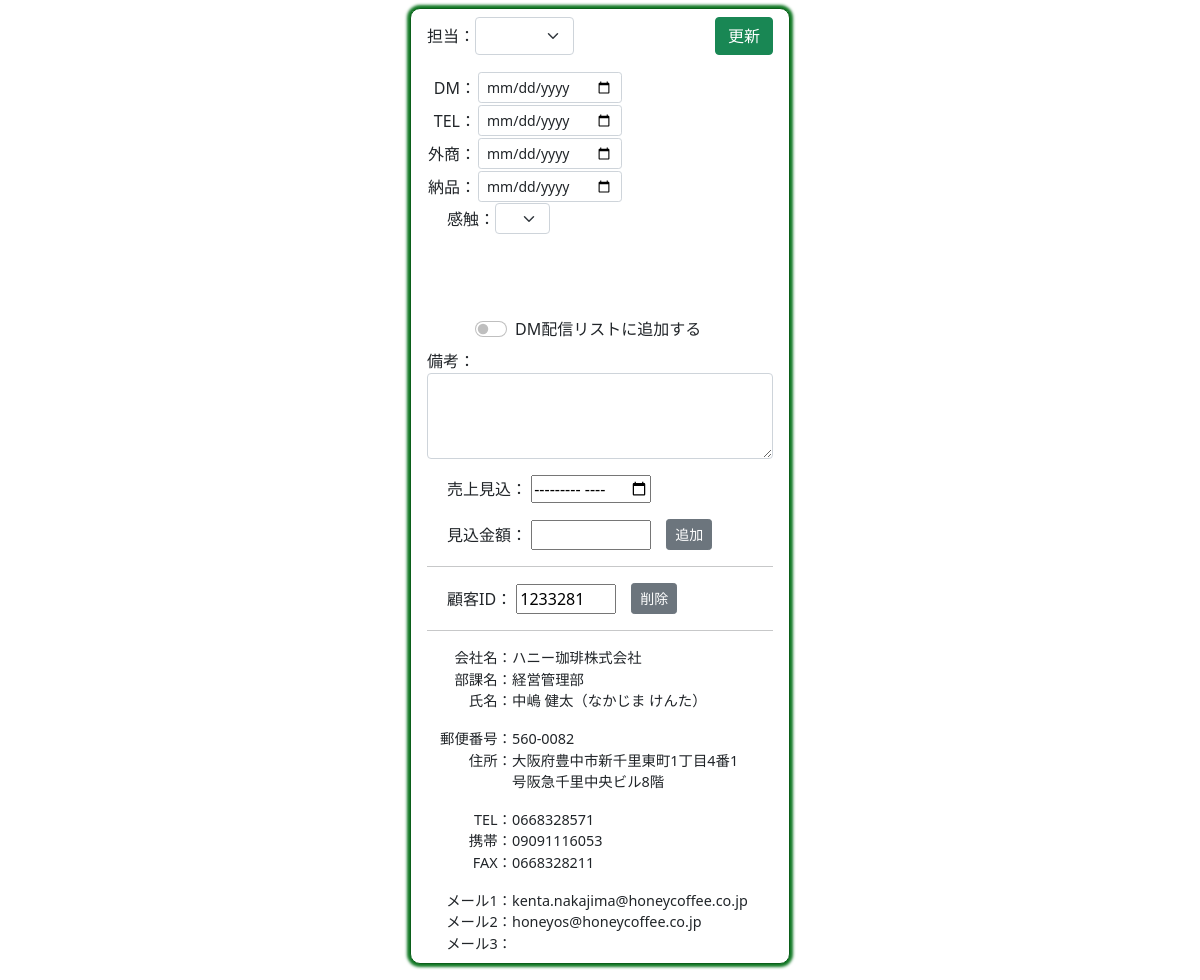
Screenshot of /right/1978/ with the database file from the repository.
### houjin/models.py (models this page shows, shortened)
class Customer(models.Model):
    cus_id=models.CharField("顧客ID",max_length=10,null=True,blank=True)
    sei=models.CharField("姓",max_length=10,null=True,blank=True)
    mei=models.CharField("名",max_length=10,null=True,blank=True)
    sei_kana=models.CharField("姓かな",max_length=10,null=True,blank=True)
    mei_kana=models.CharField("名かな",max_length=10,null=True,blank=True)
    mail1=models.EmailField("メール1",null=True,blank=True)
    mail2=models.EmailField("メール2",null=True,blank=True)
    mail3=models.EmailField("メール3",null=True,blank=True)
    yubin=models.CharField("郵便番号",max_length=10,null=True,blank=True)
    adress=models.CharField("住所",max_length=100,null=True,blank=True)
    pref=models.CharField("都道府県",max_length=10,null=True,blank=True)
    city=models.CharField("市区町村",max_length=50,null=True,blank=True)
    banchi=models.CharField("番地",max_length=50,null=True,blank=True)
    build=models.CharField("建物",max_length=50,null=True,blank=True)
    com=models.CharField("会社",max_length=50,null=True,blank=True)
    busho=models.CharField("部署",max_length=50,null=True,blank=True)
    tel=models.CharField("電話",max_length=20,null=True,blank=True)
    mob=models.CharField("携帯",max_length=20,null=True,blank=True)
    fax=models.CharField("FAX",max_length=20,null=True,blank=True)
    toroku=models.CharField("登録日",max_length=10,null=True,blank=True)
    kensu=models.IntegerField("件数",null=True,blank=True)
    money=models.IntegerField("金額",null=True,blank=True)
    tantou=models.IntegerField("担当",default=0)
    dm_day=models.CharField("DM",max_length=10,null=True,blank=True)
    tel_day=models.CharField("TEL",max_length=10,null=True,blank=True)
    gaisho_day=models.CharField("外商",max_length=10,null=True,blank=True)
    nohin_day=models.CharField("納品",max_length=10,null=True,blank=True)
    dm_check=models.BooleanField("DMリスト",default=False)
    bikou=models.TextField("備考",null=True,blank=True)
    kanshoku=models.IntegerField("感触",default=0)

### houjin/views.py (the view)
# urls.py: path('right/<int:pk>/', right1, name="right1"),
def right1(request,pk):
    if request.method=="POST":
        ins=Customer.objects.get(pk=pk)
        form=Right_form(request.POST,instance=ins)
        form.save()
        return redirect("houjin:left")
    else:
        ins=Customer.objects.get(pk=pk)
        cus=Customer.objects.filter(pk=pk)
        form=Right_form(instance=ins)
        sell=Sell.objects.filter(sell_cus_id = ins.cus_id).order_by("sell_mon")
        return render(request,"houjin/right.html",{"form":form,"cus":cus,"sell":sell})

### houjin/templates/houjin/right.html (shortened to what this page needs)
{% load humanize %}
{% load static %}
<!DOCTYPE html>
<html lang="ja">
<head>
    <link href="https://cdn.jsdelivr.net/npm/bootstrap@5.0.2/dist/css/bootstrap.min.css" rel="stylesheet">
</head>
<body>
    <div class="main mb-4">
        <div>
            <form action="" method="post" target="ifr1">{% csrf_token %}
                <div class="class1">
                    <div class="class1" style="width: 50%;" align="left">
                        <div>担当：</div>
                        <div>{{form.tantou}}</div>
                    </div>
                    <div style="width: 50%;" align="right" >
                        <button type="submit" class="btn btn-success">更新</button>
                    </div>
                </div>
                <div class="data mt-3">
                    <div>
                        <table>
                            <tr>
                                <td style="text-align: right;">DM：</td>
                                <td>{{form.dm_day}}</td>
                            </tr>
                            <tr>
                                <td style="text-align: right;">TEL：</td>
                                <td>{{form.tel_day}}</td>
                            </tr>
                            <tr>
                                <td>外商：</td>
                                <td>{{form.gaisho_day}}</td>
                            </tr>
                            <tr>
                                <td>納品：</td>
                                <td>{{form.nohin_day}}</td>
                            </tr>
                        </table>
                    </div>
                    <div style="margin-left: 20px;">
                        <div class="class1">
                            <div>感触：</div>
                            <div>{{form.kanshoku}}</div>
                        </div>
                        <div class="kanshoku_detail class1" id="kanshoku_detail" style="font-size: 90%; padding: 0.2em;">
                        </div>
                    </div>
                </div>
                <div class="form-check form-switch mt-3" style="margin-left: 3em;">
                    {{form.dm_check}}
                    <label class="form-check-label" for="dm_send">DM配信リストに追加する</label>
                </div>
                <div class="mt-2" >
                    <div>備考：</div>
                    <div>{{form.bikou}}</div>
                </div>
            </form>
        </div>
        {% for i in cus %}
        <form action="{% url 'houjin:sell' %}" method="post">{% csrf_token %}
            <div class="class1 mt-3">
                <div style="margin-left: 20px;">
                    <label for="sell_mon">売上見込：</label>
                    <input type="month" name="sell_mon" id="sell_mon" style="width: 120px;">
                </div>
            </div>
            <div class="class1 mt-3">
                <div style="margin-left: 20px;">
                    <label for="sell_money">見込金額：</label>
                    <input type="number" name="sell_money" id="sell_money" style="width: 120px;">
                </div>
                <div style="margin-left: 15px;">
                    <button type="submit" class="btn btn-secondary btn-sm">追加</button>
                </div>
            </div>
        </form>
        <hr>
        <form action="{% url 'houjin:delete' %}" method="post" target="_top">{% csrf_token %}
            <div class="class1 mt-3">
                <div style="margin-left: 20px;">
                    <label for="cus_id">顧客ID：</label>
                    <input type="text" name="cus_id" id="cus_id" value="{{i.cus_id}}" style="width: 100px;" readonly>
                </div>
                <div style="margin-left: 15px;">
                    <button type="submit" class="btn btn-secondary btn-sm" onclick="return confirm('本当に削除しますか？')">削除</button>
                </div>
            </div>
        </form>
        <hr>
        <div style="font-size: 0.9em;">
            <div class="data">
                <div class="name">会社名：</div>
                {% if i.com %}
                    <div class="data-code">{{i.com}}</div>
                {% endif %}
            </div>
            <div class="data">
                <div class="name">部課名：</div>
                {% if i.com %}
                <div class="data-code">{{i.busho}}</div>
                {% endif %}
            </div>
            <div class="data">
                <div class="name">氏名：</div>
                {% if i.com %}
                <div class="data-code">{{i.sei}} {{i.mei}}（{{i.sei_kana}} {{i.mei_kana}}）</div>
                {% endif %}
            </div>
            <div class="data mt-3">
                <div class="name">郵便番号：</div>
                {% if i.com %}
                    <div class="data-code">{{i.yubin}}</div>
                {% endif %}
            </div>
            <div class="data">
                <div class="name">住所：</div>
                {% if i.com %}
                    <div class="data-code">{{i.pref}}{{i.city}}{{i.banchi}}{{i.build}}</div>
                {% endif %}
            </div>
            <div class="data mt-3">
                <div class="name">TEL：</div>
                {% if i.com %}
                    <div class="data-code">{{i.tel}}</div>
                {% endif %}
            </div>
            <div class="data">
                <div class="name">携帯：</div>
                {% if i.com %}
                    <div class="data-code">{{i.mob}}</div>
                {% endif %}
            </div>
            <div class="data">
                <div class="name">FAX：</div>
                {% if i.com %}
                    <div class="data-code">{{i.fax}}</div>
                {% endif %}
            </div>
            <div class="data mt-3">
                <div class="name">メール1：</div>
                {% if i.com %}
                    <div class="data-code">{{i.mail1}}</div>
                {% endif %}
            </div>
            <div class="data">
                <div class="name">メール2：</div>
                {% if i.com %}
                    <div class="data-code">{{i.mail2}}</div>
                {% endif %}
            </div>
            <div class="data">
                <div class="name">メール3：</div>
                {% if i.com %}
                    <div class="data-code">{{i.mail3}}</div>
                {% endif %}
            </div>
        {% endfor %}
        </div>
    </div>
</body>
</html>

### houjin/templates/houjin/right.html (style rules this page uses)
.class1 { display: flex; flex-direction: row; align-items: center; }
.main { padding: 0.5em 1em; margin: 0 auto; margin-top: 0.5em; background: #FFF; border: solid 1px #0b5f1a; border-radius: 10px; box-shadow: 0 1px 1px rgba(0, 0, 0, 0.22); width: 380px; box-shadow: 0 0 3px 3px #0e7722; }
.data { display: flex; flex-wrap: wrap; }
.name { width: 85px; text-align: right; }
.data-code { width: calc(340px - 100px); }
.kanshoku_detail { margin-top: 0.5em; width: 135px; height: 60px; }

### rows the page displays
Customer: cus_id "1233281", com "ハニー珈琲株式会社", busho "経営管理部", sei "中嶋", mei "健太", sei_kana "なかじま", mei_kana "けんた", yubin "560-0082", pref "大阪府", city "豊中市新千里東町", banchi "1丁目4番1号", build "阪急千里中央ビル8階", tel "0668328571", mob "09091116053", fax "0668328211", mail1 "kenta.nakajima@honeycoffee.co.jp", mail2 "honeyos@honeycoffee.co.jp"
